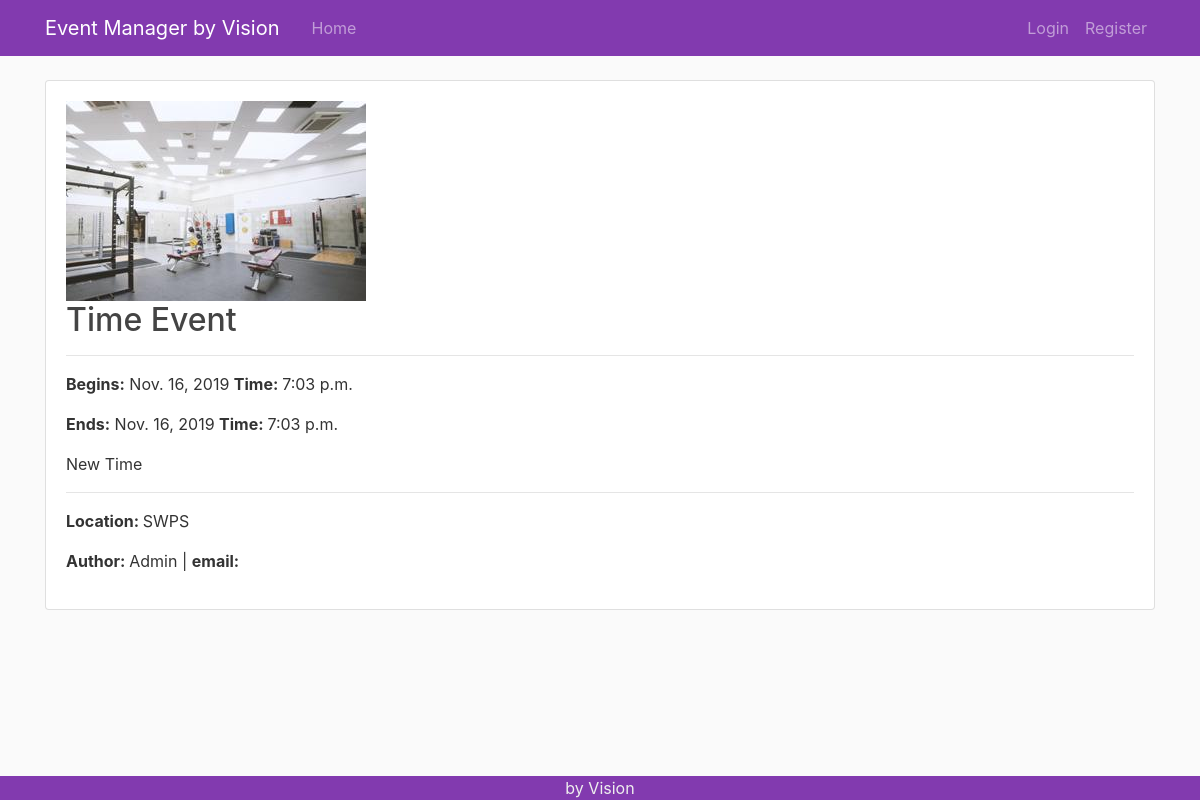
/event/2/, run on the app's committed database.
### events/models.py (models this page shows, shortened)
class Event(models.Model):
    event_name = models.CharField(max_length=50, null=False)
    start_date = models.DateField('Event starts', blank=False, default = timezone.now)
    start_time = models.TimeField('Time', blank=False, default = timezone.now)
    end_date = models.DateField('Event ends', blank=False, default = timezone.now)
    end_time = models.TimeField('Ends at', blank=False, default = timezone.now)
    date_published = models.DateTimeField(default = timezone.now)
    description = models.TextField(null=False, verbose_name='Description')
    location = models.CharField(max_length=100, null=False)
    author = models.ForeignKey(User, on_delete = models.CASCADE)
    image = models.ImageField(default='RGU.jpg', upload_to='event_pics')

### events/views.py (the view, shortened to what this page needs)
# urls.py: path('event/<int:pk>/', EventDetailView.as_view(), name='event-detail'),
class EventDetailView(DetailView):
	model = Event

### events/templates/events/event_detail.html
{% extends "events/base.html" %}
{% block content %}
	<div class="wrapper container">
        <div class="card h-100">
        	<div class="card-body">
	        	<img class="img-fluid mx-auto" alt="{{ event.image.name }}" src="{{ event.image.url }}">
		        <h2 class="card-title">{{ event.event_name }}</h2>
		       <hr>
               <p class="card-text"><b>Begins:</b> {{ event.start_date }} <b> Time: </b>{{ event.start_time}} </p>
               <p class="card-text"><b>Ends:</b> {{ event.end_date }} <b> Time: </b>{{ event.end_time}} </p>
		        <p class="card-text">{{ event.description }}</p>
		        <hr>
		        <p class="article-content block"> <b>Location: </b> {{ event.location }}</p>
		        <p class="article-content block"> <b>Author: </b> {{ event.author }}  |  <b> email: </b> {{user.email}} </p>
	    	</div>
	    </div>
	</div>
{% endblock content %}

### static/events/css/main.css (style rules this page uses)
body { width: 100%; background: #fafafa; color: #333333; margin-top: 5rem; }
h1, h2, h3 { color: #444444 }

### data on the page
Event: image.name (picture), event_name "Time Event", start_date "Nov. 16, 2019", start_time "7:03 p.m.", end_date "Nov. 16, 2019", end_time "7:03 p.m.", description "New Time", location "SWPS", author "Admin"
